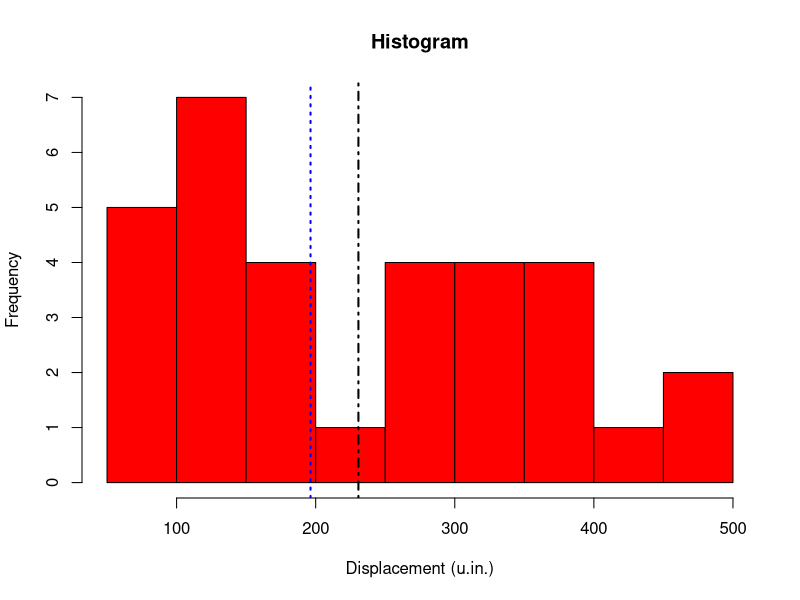
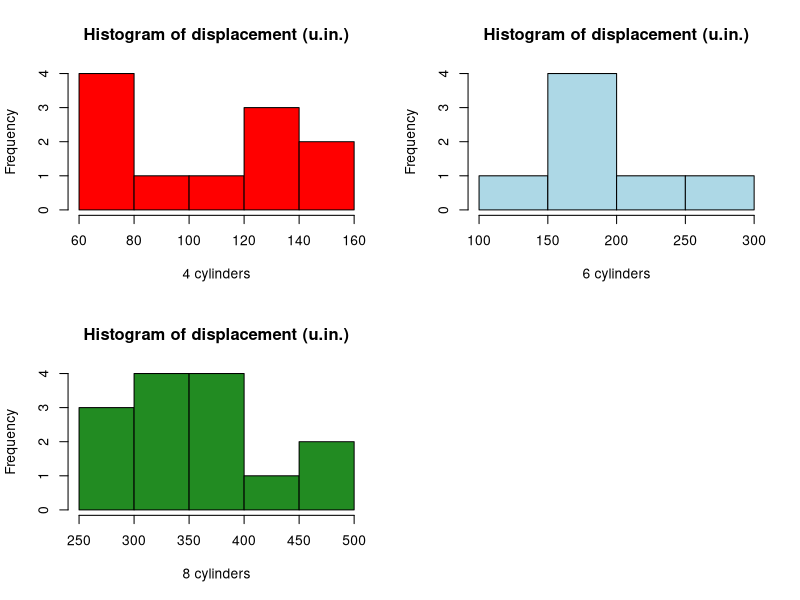
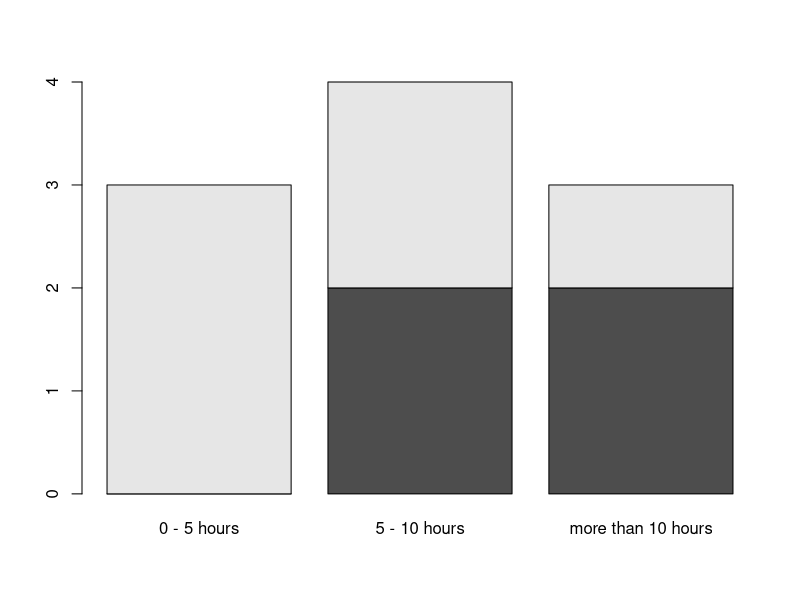
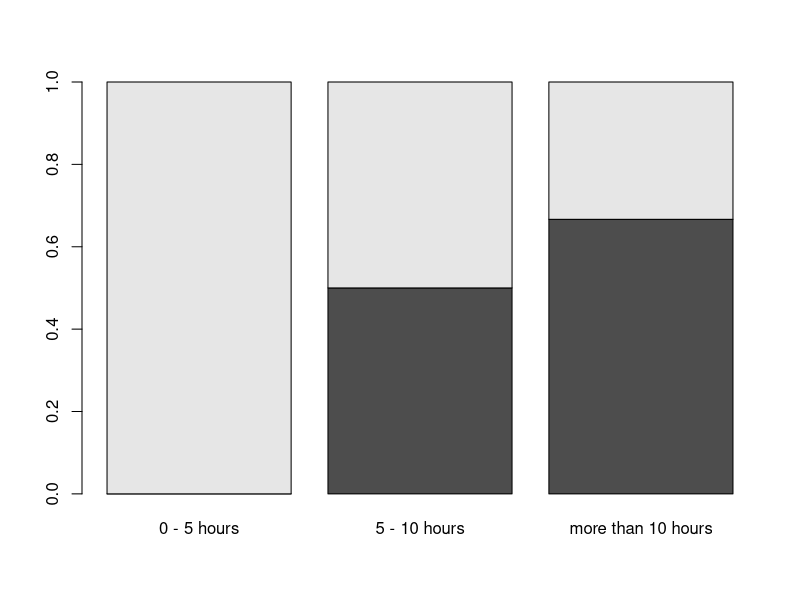
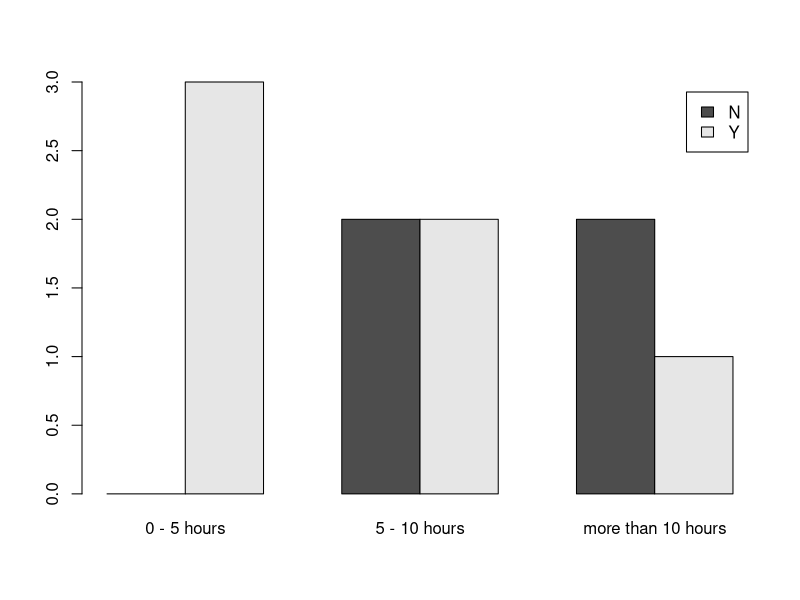
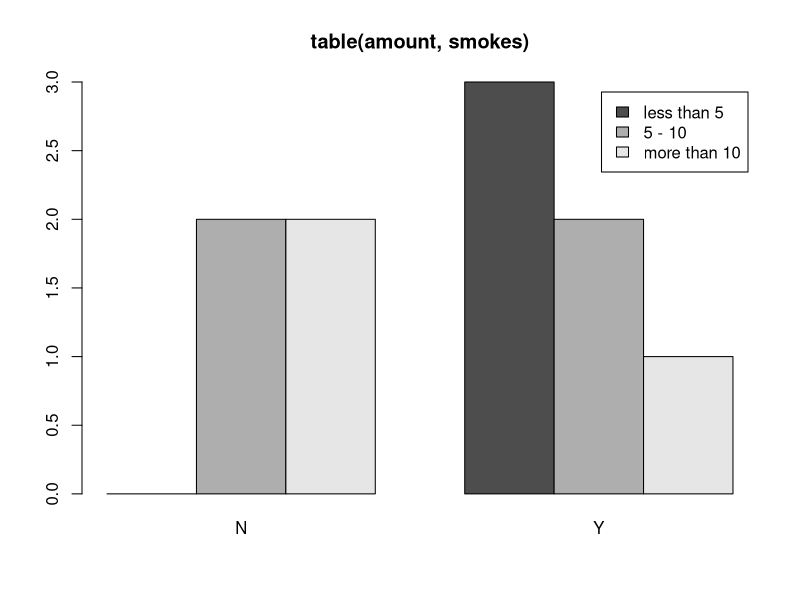
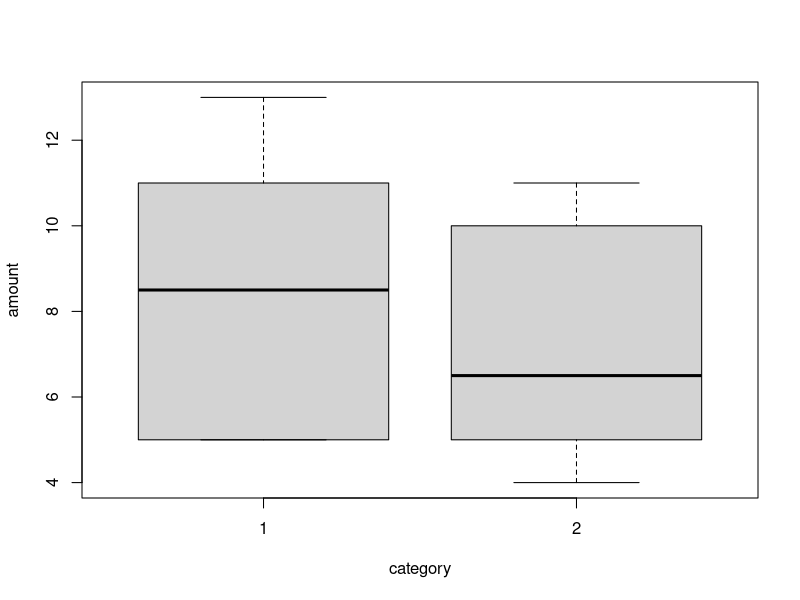
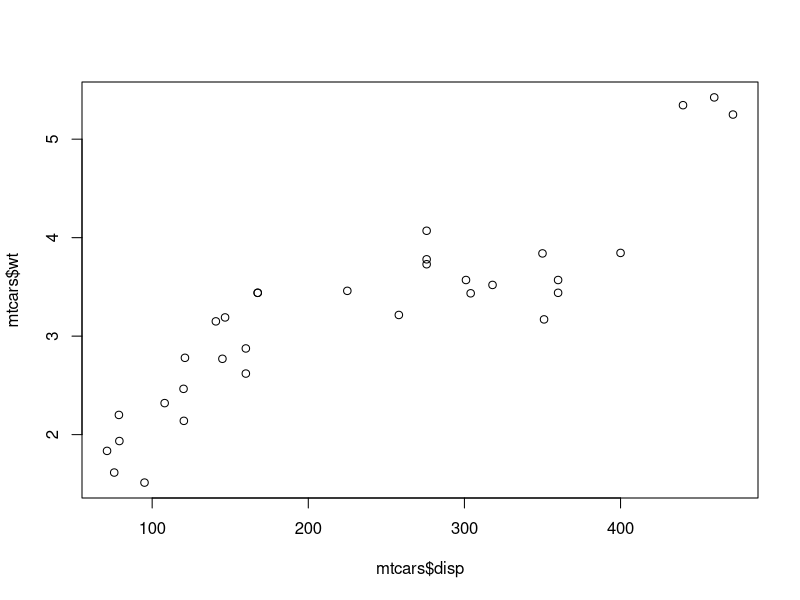

Write the R code that produced these figures, in order.
#           N-мерни променливи и изследване на връзките между тях


#       Какво предсталяват "n"-мерните данни?
#       Едномерните данни, това са масиви/листа от обекти (числа, стрингове, дати, друг тип обекти).
#   При двумерните данни имаме колекция от едномерни данни. Тоест, представянето е във формата на
#   матрици, data frame-ове или друга подобна структура, при която най-често по редове са представени
#   примерите/елементите, а по колони техните признаци (променливите).

#       Пример за многомерни данни е
data("mtcars")
head(mtcars)


#       Нека да изследваме обема на двигателя за въпроснтие коли. Първо ще построим хистограма
hist(x = mtcars$disp, col = "red", xlab = "Displacement (u.in.)", main = "Histogram")
summary(mtcars$disp)
sd(mtcars$disp)

abline(v = mean(mtcars$disp), lwd = 2, lty = 4)
abline(v = median(mtcars$disp), lwd = 2, lty = 3, col = "blue")
#       От хистограмата се вижда, че имаме два пика. Тоест, разпределението на променливата е
#   бимодално. Черната вертикалана прекъсната линия показва къде се намира средната стойност,
#   а синята прекъсната - медината. И в двата случая, малко трудно можем да приемем, че тпва е
#   очакването на разпределението.
#       Нека сега да проверим, какво би станало, ако групираме данните по броя на цилиндрите
disp_cyl4 <- mtcars$disp[which(mtcars$cyl == 4)]
disp_cyl6 <- mtcars$disp[which(mtcars$cyl == 6)]
disp_cyl8 <- mtcars$disp[which(mtcars$cyl == 8)]

par(mfrow = c(2, 2))
hist(x = disp_cyl4, col = "red", xlab = "4 cylinders", main = "Histogram of displacement (u.in.)")
hist(x = disp_cyl6, col = "lightblue", xlab = "6 cylinders", main = "Histogram of displacement (u.in.)")
hist(x = disp_cyl8, col = "forestgreen", xlab = "8 cylinders", main = "Histogram of displacement (u.in.)")
par(mfrow = c(1, 1))


summary(disp_cyl4)
sd(disp_cyl4)

summary(disp_cyl6)
sd(disp_cyl6)

summary(disp_cyl8)
sd(disp_cyl8)

#       За групата на двигетелите, които имат 4 цилиндъра, все още не може да получим добра оценка
#   за очакването, no за другите две групи - можем, защото имаме по един връх.
#       Анализирайки зависимостите на една променлива от други променливи, ние успяваме да подобрим
#   оценките на параметрите, които са ни неогходи. По този начин правим прогнозите си по-точни.




#               Изследване на двумерни данни

#       1. Категорийни (обясняващи) VS категорийни (зависими)
#   Връзките между тези променливи най-лесно се виждат с помощта на cross таблици и barplot-ове.

#      Пример: Направили сме хипотетично прочуване, което измерва дали студентите, които пушат,
#   учат по-малко.

smokes <- c("Y", "N", "N", "Y", "N", "Y", "Y", "Y", "N", "Y")
amount <- c("0 - 5 hours", "5 - 10 hours", "5 - 10 hours", "more than 10 hours",
            "more than 10 hours", "0 - 5 hours", "5 - 10 hours", "0 - 5 hours",
            "more than 10 hours", "5 - 10 hours")
table(amount, smokes)
#       Данните показват, че пушачите учат по-малко от непушачите. Нека да разгледаме резулатите
#   не като честоти, а като проценти. За целта изпозлвае командата

prop.table(x = table(amount, smokes))
#   Показва ни в коя група, колко процента от данните попадат.

prop.table(x = table(amount, smokes), margin = 1)
#   Параметърът "margin" задава как желаем да изчисляваме процентите - по редове или по колони.
#   От данните виждаме, че имаме нарастване в процента на непушещите студентите, спрямо броя на
#   часовете, които отделят за учене.

#   Сега ще разгледаме графичното представяне на данните.
barplot(table(smokes, amount))
#       Малко трудно бихме видяли разликите, освен ако не са фрапиращи.
#       В долния код ще се опитаме да нормализираме стойностите като използваме процентните
#   съотношения. При този подход, ясно се вижда превъзходствата на едни признаци в една група,
#   спрямо друга.
barplot(prop.table(x = table(smokes, amount), margin = 2))


#       Друг подход е описаният по-долу
barplot(table(smokes, amount), beside = TRUE, legend.text = T)
#      При този подход съще лесно се забелязват разликите в отделните групи. В сегашния barplot
#   сме задали и легенда

#       Освен че можем да изведем легенда на графиката (legend.text = TRUE), то можем и да я
#   попълним със стойности, които ни трябват. Попълването е показано в примера по-долу.
barplot(table(amount, smokes), main = "table(amount, smokes)", beside = TRUE,
        legend.text = c("less than 5", "5 - 10", "more than 10"))



#       2. Категорийни (обясняващи) VS числови (зависими)
#      Когато имаме такава конфигурация при връзките, то най-удачно е да използваме One-way ANOVA
#   и t-test или техните непараемтрични еквиваленти. Тези анализи ще ги учим по-нататък в курса
#   по статистика. Ако искаме да ги изследваме графично, удачно решение е boxplot графиките.

amount <- c(5, 5, 5, 13, 7, 11, 11, 9, 8, 9, 11, 8, 4, 5, 9, 5, 10, 5, 4, 10)
category <- c(1, 1, 1, 1, 1, 1, 1, 1, 1, 1, 2, 2, 2, 2, 2, 2, 2, 2, 2, 2)
tt <- boxplot(amount ~ category)
#      Както се вижда, лесно могат да се сравнят двете категории. Средната дебела линия във всяки
#   един boxplot е медианата, страните на правоъгълника са 1 и 3-ти квартил, а дължината на опашките
#   са минималната имаксималните стойности, като са изключени потенциалните outlier-и.
#       Тоест интерпретацията на тази графика е, че стойнсотите на първата група като цяло са
#   по-големи защото и медианата и третия квартил за първата група са по-големи от тези на втората.
#   Отделно, минималната стойност и първия квартил за първата група съвпадат ( = 5), докато минималната
#   стойност на втората група е 4.



#       3. Числови (обясняващи) VS категорийни (зависими)
#   Този случай на връзка е сходен с горния. Затова тук също можем да използваме One-way ANOVA или
#   t-test, непараметричните им екваваленти и boxplot-ове. Също така можем да използваме и
#   логистичната регресия.

#   Този тип връзка ще бъде обяснена по-нататък



#       4. Числови (обясняващи) VS числови (зависими)
#       Това е може би групата, за която съществуват най-много похвати за анализи. Променливите от
#   числов тип могат да бъдат превърнати в категорийни и следователно за тях важат горнтие типове
#   анализи. Това, разбира се, би довело до загуба на информация, но в определени случаи е по-подходящо
#   заради по-голямата стабилност на моделите.
#       Похватите, които са характерни за изследването на този тип връзки са най-често корелационен
#   анализ и регресионен анализ, както и dotplot (графично представяне на връзката).
#       Почти винаги изследването на този тип връзка следва последователността dotplot, корелационен
#   анализ и регресионен анализ.


#       Да разгледаме пример от данните "mtcars". Интересуват ни променливите disp (обем на двигателя)
#   и wt (тегло)
plot(mtcars$disp, mtcars$wt)
#       От графиката се вижда, че съществува положителна линейан връзка. Тоест с нарастване на обема
#   на двигателя, нараства и теглото на автомобила. Следователно, можем да използваме линеен модел,
#   за да моделираме връзката.




#   ИНФОРМАЦИЯ, КОЯТО НЯМА ДА Я ИМА НА ИЗПИТА/КОНТРОЛНИТЕ

#       Преди да продължим с корелационния и регресионния анализ, нека да разгледаме друг пример. Този
#   път данните ще бъдат симулирани. И връзката няма да бъде линейна, а кубична.

set.seed(4455)
x <- runif(1000, -3, 3)
y <- x^3 - 3 + rnorm(length(x), sd = 2)
plot(x, y)
#       Както се вижда от графиката, този тип връзка не прилича на линейна. Но чрез подходяща трансформация,
#   връзката може да се представи като линейна. Например, ако създадем нова променлива
x3 <- x^3
#   Тогава, новата променлива x3 е в линейна зависимост с променливата y
par(mfrow = c(1, 2))
plot(x, y)
plot(x3, y)
par(mfrow = c(1, 1))





#           Корелационен анализ
#       Корелационният анализ измерва силата на линейна връзка между две променливи. Коефициентът на
#   корелация (rho) принадлежи на интервала [-1, 1]. Силата на връзката се определя от абсолютната
#   стойност на rho. Въпреки, че силата на връзката с субективна, все пак можем да определим някакви
#   нива.


N <- 1000
#       abs(rho) = 1 - Детерминистична връзка (y = f(x)). За една стойност на x имаме точно една
#   единствена стойност на y
set.seed(3654)
x1 <- runif(N)
y1 <- 3*x1 + 4
rho1 <- round(cor(x1, y1), 3)


#       0.9 <= abs(rho) < 1 - Много силна корелация на между x иy
set.seed(3654)
x2 <- runif(N)
y2 <- 3*x2+ 4 + rnorm(N, sd = 0.2)
rho2 <- round(cor(x2, y2), 3)


#       0.75 <= abs(rho) < 0.9 - Силна корелация на между x и y
set.seed(3654)
x3 <- runif(N)
y3 <- -3*x3 + 4 + rnorm(N, sd = 0.5)
rho3 <- round(cor(x3, y3), 3)



#       0.5 <= abs(rho) < 0.75 - Средна корелация на между x и y
set.seed(3654)
x4 <- runif(N)
y4 <- -3*x4 + 4 + 1*rnorm(N)
rho4 <- round(cor(x4, y4), 3)



#       0 <= abs(rho) < 0.5 - Слаба корелация на между x и y
set.seed(3654)
x5 <- runif(N)
y5 <- 3*x4 + 4 + 3*rnorm(N)
rho5 <- round(cor(x5, y5), 3)

par(mfrow = c(2, 3))
plot(x1, y1, main = paste("rho:", rho1))
abline(a = 4, b = 3, col = "red", lwd = 2)
plot(x2, y2, main = paste("rho:", rho2))
abline(a = 4, b = 3, col = "red", lwd = 2)
plot(x3, y3, main = paste("rho:", rho3))
abline(a = 4, b = -3, col = "red", lwd = 2)
plot(x4, y4, main = paste("rho:", rho4))
abline(a = 4, b = -3, col = "red", lwd = 2)
plot(x5, y5, main = paste("rho:", rho5))
abline(a = 4, b = 3, col = "red", lwd = 2)
par(mfrow = c(1, 1))

#       От графиките се вижда, че колко по-разпръснати са наблюденията около правата,
#   толкова корелацията намалява

#       Командата за корелация е cor. С командата може да се изследват както връзките
#   между две променливи, така и връзките между N-мерни ЧИСЛОВИ данни.

#   Формулата за коралация ще я опишем с примера по-долу
X <- x3;    Y <- y3


X_mean <- mean(X);  Y_mean <- mean(Y)
XY <- (X - X_mean)*(Y - Y_mean)
XX <- (X - X_mean)^2;   YY <- (Y - Y_mean)^2
sum(XY)/sqrt(sum(XX)*sum(YY))   #   Стойността на корелацията


cor(x3, y3)


cor(mtcars$mpg, y = mtcars$hp)
#       Връща ни само едно число - корелацията между двете променливи




cor(mtcars[, c("mpg", "disp", "hp", "drat", "wt", "qsec")])
#       Връща СИМЕТРИЧНА матрица (A[i, j] == A[j, i]) с корелациите между отделните
#   променливи.
#       Интересно е, че, по главния диагонал, всички стойности са единици. Това е
#   следствие от формулата



#       Съществуват три основни вида корелации - Pearson, Spearman и Kendall. Първата
#   корелация е параметрична оценка на връзката между две променливи, докато останалите
#   две - непараметрични.
#       Тоест корелацията на Pearson е по-точна, но е неустойчива при наличието на outlier-и
#       Останалите две корелации са по-стабилни и не толкова точни.

#       Най-лесно това ще го демонстрираме с примера по-долу
set.seed(4413)
x <- sort(rnorm(200, mean = 2))
y <- x + sqrt(1 - 0.8^2)*rnorm(length(x))
plot(x, y, main = paste("Pearson's rho:", round(cor(x, y), 2))) #   корелацията е 0.85

#   Нека обаче да добавим няколко outlier-а
x1 <- c(x, 3.4, 3, 3.8, 3.5, 4, 4.1)
y1 <- c(y, 17, 18.5, 19.2, 19, 20, 22)
plot(x1, y1)
abline(lm(y ~ x), col = "forestgreen", lwd = 2, lty = 4)
abline(lm(y1 ~ x1), col = "darkred", lwd = 2, lty = 3)
text(x = 0.5, y = 18, labels = paste0("Pearson's rho:", round(cor(x1, y1), 2)))
text(x = 0.5, y = 17, labels = paste0("Spearman's rho: ", round(cor(x1, y1, method = "spearman"), 2)))


#         Линейни модели

#           Линейна регресия

NN <- 300
set.seed(73391)
x1 <- round(runif(NN, 0, 5), 1)
x2 <- round(runif(NN, 2, 6), 1)
y <- 3 + 2.5*x1 + rnorm(NN)
DF <- data.frame(x1, x2, y)

#       Какво представлява линейната регресия
#       Линейната регресия е статистически метод, който ни позволява да проучим и обобщим връзките
#   между две множества от непрекъснати променливи - X и y:
#       - в множеството X се намират обясняващите променливи (наречени още предиктори или независими
#   променливи) и на върху тях се основават нашите прогнози;
#       - в множеството y се съдържа една променлива (вектор), наричаща се зависима променлива
#   променливаи или резултат, която искаме да прогнозираме.

#       Ако приемем, че размерът на вектора y e N, a размерът на множеството X е N x p, то
#   връзката между двете множества е y = b(0) + b(1)*x(1) + ... + b(p)*x(p) + error, където
#   b(0) е константа, а b(1), ..., b(p) са параметрите, които обясняват влиянието на X над y.
#   Линейната регресия ни позволява да оценим стойностите на тези p+1 коефцициенти.
#       Има няколко начина за намирането на тези коефициенти, но най-често използваният е OLS
#   (метод на най-малките квадрати)

#   В R, функцията за линейна регресия е lm()

#       Два начина за извикване на линейна регресия. Първият, ако виждаме нужните ни променливите
#   в средата на R. Лесно можем да проверим дали променливите са заредени в среда на R с функцията
#   ls().
model1 <- lm(y ~ x1)
model1

rm(list = c("x1", "x2", "y"))

#       Вторият начин е като посочим data frame-а или матрицата, който(която) съдържа необходимите
#   променливи.
model2 <- lm(y ~ x1, data = DF)
model2
rm(list = "model2")
#       Когато изследваме връзка между една зависима и една обясняваща променлива, тогава линейната
#   регресия е едномерна (или проста). При наличието на повече предиктори (обясняващи променливи),
#   тогава имаме многомерна линейна регресия.
#       Горните два модела са пример за проста линейна регресия
#       Многомерната линейна регресия ще бъде разгледана по-подробно по-нататък в курса.

#       След като сме построили линееен модел, следващата стъпка е да проверим до колко този модел
#   описва добре данни и какви са оценките на коефициенти му.
summary(model1)

#   -------
#       Хипотези и проверка на хипотези
#       Накратко, статистическата хипотеза е предположение за параметър на извадката/популацията.
#   Това предположение може да бъде вярно или невярно. Ето защо съществуват две взаимоизключващи се
#   хипотези - нулева (H0) и алтернативна (H1).
#       Имаме три типа хипотези:
#           1. H0: параметър = число, H1: параметър != число
#           2. H0: параметър <= число, H1: параметър > число
#           3. H0: параметър >= число, H1: параметър < число

#       Проверката на хипотезите става с помощта на тестове. На база вида на теста, искаме да
#   отхвърлим или не нулевата хипотеза H0. Дали нулевата хипотеза е отхвърлена се определя от
#   стойност, наречена "p-value". Стандартно, една H0 се отхвърля при стойност на p-value < 0.05.
#   При отхвърляне на нулева хипотеза, за вярна се приема алтернативната H1.
#   -------


#       Първо ще проверим дали коефициентите са статистически значими, тоест дали е необходимо да
#   участват в анализа. За всеки един коефициент проверяваме хипотезата дали коефициентът е равен
#   на 0 (b(i) ?= 0). За да бъде един коефициент значим, то трябва за него да отхвърлим горната
#   хипотеза. Както беше споменато по-горе, за да се отхвърли H0, то стойността на p-vaue трябва да
#   бъде по-малка от 0.05. Стойностите p-value се намират в колоната "Pr(>|t|)". Стойностите на
#   p-value за двата параметъра е 2e-16 << 0,05 и следователно двата параметъра са статистически
#   значими.

#       Преди да продължим с изследването на регресията, нека да видим случай, когато коефициентите
#   не са значими.
summary(model3 <- lm(y ~ x2, data = DF))
rm("model3")
#       Да разгледаме оценките пред коефицнета x2. Оценката на коефициента е -0,1505. Но въпреки, че
#   стойността му е различна от 0, то той е статистически незначим. Защо? Защото стойността на
#   p-value e 0,414 > 0,05. Тоест, този коефициент може да отпадне от анализа.

#       Следващата стъпка е да проверим до колко модела описва добре данните. За целта ще използваме
#   статистиките "Multiple R-squared" или "Adjusted R-squared". Статистиката "Multiple R-squared"
#   приема стойности в интервала [0-1]. Колкото тази статистика се приближава до единица, толкова
#   моделът е по-добър. И обратното, колкото стойността на R2 клони към 0, толкова  моделът не се
#   справя с описването на данните. Моделите, които имат стойности за R2 под 0.5, ги приемаме за
#   слаби.

#       Препоръчително е да се използва обаче статистиката Adjusted R-squared, защото тя "наказва",
#   когато използваме ненужни променливи. По принцип, тази статистика също приема стойности в
#   интервала [0-1], но когато използваме само статистически незначими, тогава Adjusted R-squared
#   може да приеме и отрицателни стойности.

summary(model1)
#       Какво можем да кажем за model2? Стойността на Adjusted R2 е 0.9284. Тоест моделът описва
#   много добре данните.

#   - Какво представлява R2 и как можем да го изчислим?
#   - За целта първо ще разгледаме начините да изчисляваме прогнози и остатъците (residuals).


#       Регресионното уравнение придобива вида y = 3.027 + 2.247*x1.


#       Линейната регресия позволява не само да се оценят връзките между отделните обясняващи
#   променливи и резулатата, но както споменахме по-горе, позволява да се правят прогнози. В R
#   използваме функцията "predict" за прогнозиране. Функцията съдържа два основни параметъра object
#   (построения модел) и newdata (данни, за които искаме да направим прогноза)
model1.predictions <- predict(object = model1, newdata = DF)
model1.predictions.alt <- model1$coefficients[1] + model1$coefficients[2]*DF$x1  #   Алтернативен начин
all(model1.predictions == model1.predictions.alt)
rm("model1.predictions.alt")


#   Нека да видим на графика как изглеждат прогнозите спрямо реалните стойности
plot(model1.predictions, DF$y)
abline(a = 0, b = 1, col = "red", lwd = 2)
#       От графиката се вижда, че прогнозите и реалните стойности се движат около ъглополовящата на
#   първи квадрант (x = y)


#       Остатъците са разликата между наблюдаваната стойност и направената прогноза. За целта ще
#   използваме функцията residuals(). Параметърът object приема стойността на модела, за когото
#   желаем да оценим остатъците.

res <- residuals(object = model1)
res.alt <- DF$y - model1.predictions
all(round(res, 10) == round(res.alt, 10))
rm("res.alt")



#       Нека сега се върнм към Multiple R-squared. В своята същност R2 представлява
#   1 - съотношението на вариацията на остатъците и общата вариация. Колкото един модел е по-добър,
#   толкова остатъците му следва да бъдат по-малки, а от там и вариацията им. Тъй като общата
#   вариация е константа, то можем да използваме тази статистика при сравняването на моделите и
#   избора на по-добрия.

summary(model1)$r.squared
1 - var(res)/var(DF$y)





#     Условия
#         Не на последно място, остава да се проверят дали линейанта регресия (а и всички останали
#   линейни модели или ML алгоритми) отговарят на три необходими условия



#       1. Константна вариация на грешките (Хомоскедастичност)
#       Това е най-важното условие при линейните модели. Целта на константната вариация е около
#   регресионната линия да се изгради "тунел" и да може да се определи (с някаква вероятност), в
#   какви граници се намира прогнозата. При нарушение на това условие, за определени интервали
#   грешката ще бъде по-малка от очакваното, а за други - по-голяма. Проблемът е, че ако очакваме
#   определени неблагоприятни сценарии, те може да се окажат още по-лоши.
#       Това условие най-лесно се проверява графично. По остта X изобразяваме прогнозите, а по Y -
#   остатъците
plot(model1.predictions, res)
abline(h = 1.96*c(-1, 1)*round(sd(res, 2)), col = "red", lty = 4)


#       За да имаме хомоскедастичност, то остатъците трябва да бъдат разпръснати равномерно по
#   цялата графика. Между двете червени
#   линии хипотетично се намират 95% от остатъците.

#       Примери за хетероскедастичност (неконстантна вариация на грешките)

sigmaFunction <- function(x) {
  thresholds <- unname(quantile(x, prob = seq(0, 1, by = 0.1)))
  thresholds[length(thresholds)] <- thresholds[length(thresholds)] + 0.001
  findInterval(x, thresholds)
}


NN <- 400
set.seed(6335)
a <- 0.1; b <- 4
predictions <- 4 + 5*runif(NN, a, b)
noise <- rnorm(NN, sd = 0.25)
SI <- sigmaFunction(predictions)
r <- cbind(SI, (11 - SI), (1 + 2*abs(mean(SI) - SI)), (11 - (1 + 2*abs(mean(SI) - SI))))*noise

par(mfrow = c(2, 2))
for(i in 1:4) {
  plot(predictions, r[, i], xlab = "Predictions", ylab = "Residuals")
  #abline(h = 0, col = "red", lwd = 2)
  abline(h = 1.96*c(-1, 1)*round(sd(r[, i]), 2), col = "red", lty = 4)
}
par(mfrow = c(1, 1))

rm(list = c("a", "b", "i", "noise", "predictions", "r", "SI", "sigmaFunction"))

#       На графиката са показани четирите основни типа хетероскедастичност. Между двете червени
#   линии хипотетично се намират 95% от остатъците.



#       2. Липса на автокорелация на грешките
#       Следващото важно условие е между остатъците да нямаме наличие на автокорелация. Тоест
#   всяка следваща грешка да не зависи от предходната грешка. Най-лесно е да проверим с теста
#   на Durbin-Watson. Този тест се намира в пакета "lmtest", който трябва да го инсталираме и
#   заредим.
#       Функцията за теста на Durbin-Watson е dwtest(). Теста приема като параметър самия модел.
#   Нулевата хипотеза e, че не съществува автокорелация. Тоест, целта ни е ДА НЕ отхвърлим H0.


install.packages("lmtest")
library(lmtest)

dwtest(model1)
#       Стойността на p-value е 0.767 > 0.05. Следователно няма да отхвърлим хипотезата.
#   Следователно нямаме автокорелация при грешките.


#       Пример за автокорелация при грешките на линеен модел
NN <- 300
set.seed(6621)
x1 <- runif(NN, 1, 5)
noise <- rnorm(NN)
rho <- 0.8
for(i in 2:NN) {  noise[i] <- rho*noise[i-1] + sqrt(1 - rho^2)*noise[i] }
#   Задаваме автокорелация равна на 0.8

y1 <- 3 + 2*x1 + noise
model4 <- lm(y1 ~ x1)
summary(model4)
dwtest(model4)
#     Стойността на p-value e 0, следователно имаме наличие на автокорелация. Както и очаквахме
rm(list = c("i", "model4", "noise", "rho", "x1", "y1"))


#       3. нормално разпределение на грешките
#       Последното условие е грешката да има нормално разпределение. Когато това условие е
#   изпълнено, тогава имаме най-добрите оценки на коефициентите на линейната регресия. Проверката
#   на това условие става с помощта на теста на Shapiro-Wilk (H0: нормално разпределение) и
#   Q-Q plot.

shapiro.test(res)
#       Стойността на p-value e 0.632 => грешката е нормално разпределена.
qqnorm(res);  qqline(res)
#       На тази графика търсим за тежки опашки (стойностите в краищата са на голямо разстояние от
#   линията). Както се вижда, няма тежки опашки
